Frame 1 (no input): blank canvas, image omitted
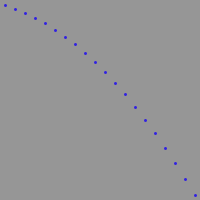
Frame 60 (the mouse pressed at the canvas centre just before this capture)
Frame 120 (the mouse held since frame 60 and released just before this capture): identical to frame 60, image omitted

The Processing sketch that drew this single still picture (run headless with seeded random() and noise(); from frame 60 on, the mouse is pressed at the canvas centre):

// Processing sketch: processing_93128
// ── processing_93128.pde

//Emanuele S. Reis - Curva pontos

int y=5;
int x=10;
void setup () {
size (200,200);
background (150);
}
void draw() {
int spacing= 10;
int endLegs=180;
stroke (49,34,224);
strokeWeight (3);
x=x+spacing;
point (x-35,x*x/270);
}
